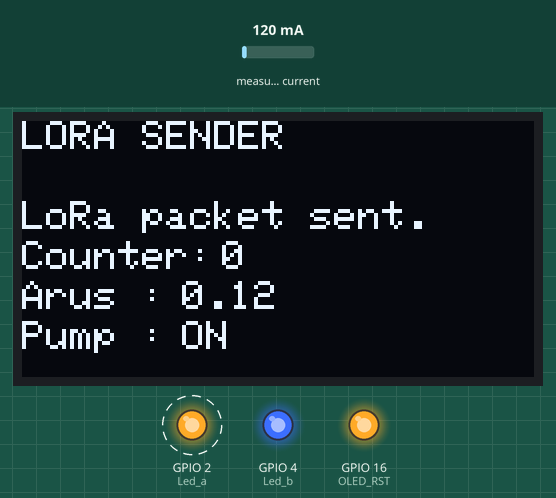
This sketch was run on a simulated ESP32. Parts: 128×64 one-colour display, output pins drawn as LEDs (lit = HIGH). Dashed ring = blinking. The inputs (shaded band) are chosen by the test bench; at power-on: measured current 120 mA. No radio packets arrive unless stated; what the sketch prints to the serial monitor is not drawn.

Above: at 3.3 s.
3.4 s: measured current set to 40 mA
At 4.5 s:
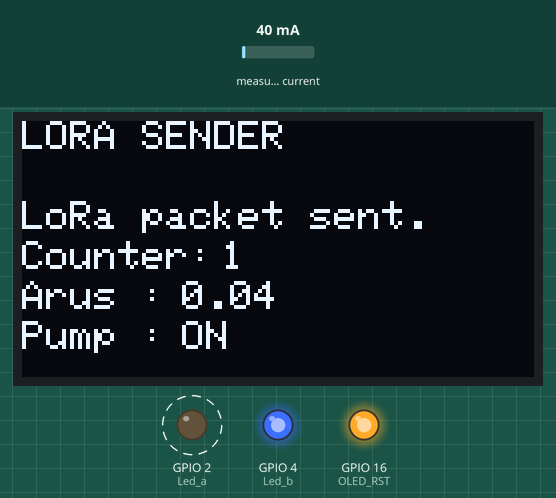
6.8 s: measured current set to 500 mA
At 8.3 s:
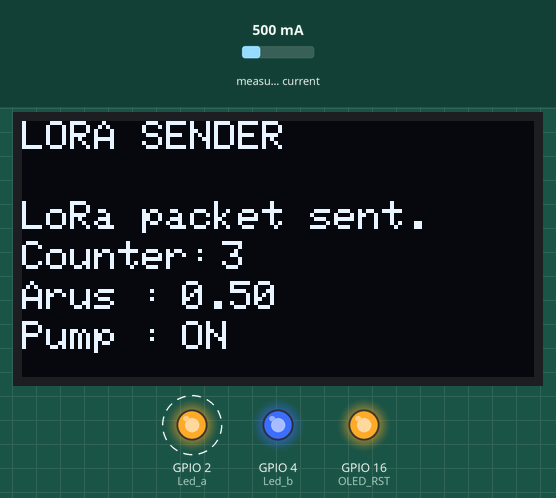
8.9 s: measured current set to 1000 mA
At 10.5 s:
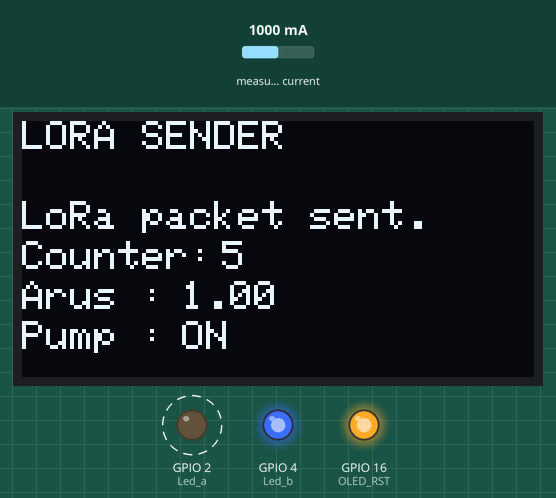
Timing chart, 0 to 17.5 s (numbered marks = the images above; inputs shaded):
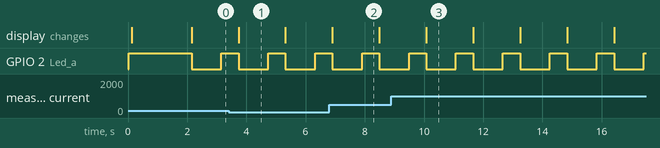

Measured:
- by itself, GPIO 2 (Led_a): alternates HIGH for 0.59 s and LOW for 1.0 s
- what the display in image 1 shows lasts 1.6 s, from 3.7 s to 5.3 s

The sketch:

LoRa_Send.ino
```cpp
//Libraries for LoRa
#include <SPI.h>
#include <LoRa.h>

//Libraries for OLED Display
#include <Wire.h>
#include <Adafruit_GFX.h>
#include <Adafruit_SSD1306.h>

//PZEM
#include <PZEM004Tv30.h>
#include <HardwareSerial.h>

//define the pins used by the LoRa transceiver module
#define SCK 5
#define MISO 19
#define MOSI 27
#define SS 18
#define RST 14
#define DIO0 26

//433E6 for Asia
//866E6 for Europe
//915E6 for North America
#define BAND 915E6

//OLED pins
#define OLED_SDA 4
#define OLED_SCL 15
#define OLED_RST 16
#define SCREEN_WIDTH 128 // OLED display width, in pixels
#define SCREEN_HEIGHT 64 // OLED display height, in pixels

//packet counter
int counter = 0;

//Led PIN
const int Led_a = 2;
const int Led_b = 4;

Adafruit_SSD1306 display(SCREEN_WIDTH, SCREEN_HEIGHT, &Wire, OLED_RST);

//PZEM
#define RXD2 13
#define TXD2 21

PZEM004Tv30 pzem(&Serial2);

void setup() {

  //reset OLED display via software
  pinMode(OLED_RST, OUTPUT);
  pinMode(Led_a, OUTPUT);
  pinMode(Led_b, OUTPUT);
  digitalWrite(OLED_RST, LOW);
  delay(20);
  digitalWrite(OLED_RST, HIGH);
  digitalWrite(Led_b, HIGH);
  digitalWrite(Led_a, HIGH);

  Serial2.begin(9600, SERIAL_8N1, RXD2, TXD2);

  //initialize OLED
  Wire.begin(OLED_SDA, OLED_SCL);
  if (!display.begin(SSD1306_SWITCHCAPVCC, 0x3c, false, false)) { // Address 0x3C for 128x32
    Serial.println(F("SSD1306 allocation failed"));
    for (;;); // Don't proceed, loop forever
  }

  display.clearDisplay();
  display.setTextColor(WHITE);
  display.setTextSize(1);
  display.setCursor(0, 0);
  display.print("LORA SENDER ");
  display.display();

  //initialize Serial Monitor
  Serial.begin(115200);

  Serial.println("LoRa Sender Test");

  //SPI LoRa pins
  SPI.begin(SCK, MISO, MOSI, SS);
  //setup LoRa transceiver module
  LoRa.setPins(SS, RST, DIO0);

  if (!LoRa.begin(BAND)) {
    Serial.println("Starting LoRa failed!");
    while (1);
  }
  Serial.println("LoRa Initializing OK!");
  display.setCursor(0, 10);
  display.print("LoRa Initializing OK!");
  display.display();
  delay(2000);
  LoRa.setTxPower(20);
}

void loop() {
  LoRa_Send();
}


void LoRa_Send() {
  float current;
  String  indikator;
  char kirim[37];

  current  = pzem.current();

  Serial.print("Sending packet: ");
  Serial.println(counter);

  display.clearDisplay();
  display.setCursor(0, 0);
  display.println("LORA SENDER");
  display.setCursor(0, 20);
  display.setTextSize(1);
  display.print("LoRa packet sent.");
  display.setCursor(0, 30);
  display.print("Counter:");
  display.setCursor(50, 30);
  display.print(counter);
  if (current != NAN) {
    display.setCursor(0, 40);
    display.print("Arus : ");
    display.setCursor(40, 40);
    display.print(current);
  } else {
    display.setCursor(0, 40);
    display.print("Arus : ");
    display.setCursor(40, 40);
    display.print("Error");
  }

  if (current <= 0.00) {
    indikator = "+OFF";
    display.setCursor(0, 50);
    display.print("Pump : ");
    display.setCursor(40, 50);
    display.print("OFF");
  }
  else {
    indikator = "+ON";
    display.setCursor(0, 50);
    display.print("Pump : ");
    display.setCursor(40, 50);
    display.print("ON");
  }


  display.display();

  counter++;

  String arus, hitung;
  char LoRa_arus[16];
  char LoRa_htng[16];
  char LoRa_indk[16];

  arus = String("+") + String(current);
  hitung = String(counter);

  arus.toCharArray(LoRa_arus, 16);
  hitung.toCharArray(LoRa_htng, 16);
  indikator.toCharArray(LoRa_indk, 16);

  strcpy(kirim, LoRa_htng);
  strcpy(kirim + strlen(LoRa_htng), LoRa_indk);
  strcpy(kirim + strlen(LoRa_htng) + strlen(LoRa_indk), LoRa_arus);

  //Send LoRa packet to receiver
  LoRa.beginPacket();
  LoRa.print(kirim);
  digitalWrite(Led_a, LOW);
  delay(1000);
  digitalWrite(Led_a, HIGH);
  LoRa.endPacket();
  delay(500);

  if (counter >= 999){
    counter = 0;
  }
}
```
